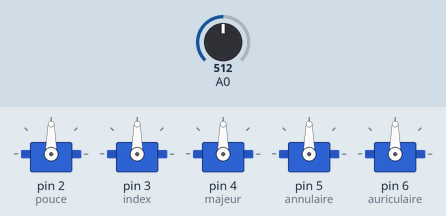
Simulated run of this sketch. Board: Arduino Uno, built with avr-gcc and run on an emulated ATmega328P. Shown: 5 × servo. The inputs (shaded band) are chosen by the test bench; at power-on: A0 = 512.

Above: at 1.2 s.
1.3 s: A0 set to 716
At 2.4 s:
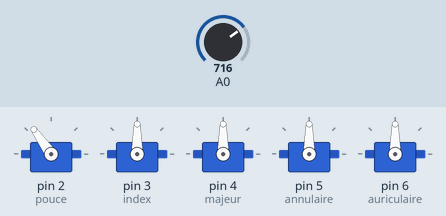
2.8 s: A0 set to 900
At 3.6 s:
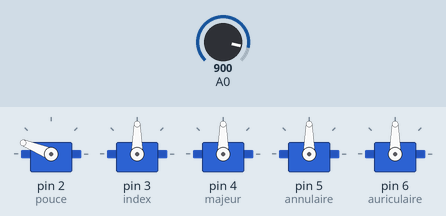
4.3 s: A0 set to 1023
At 4.8 s:
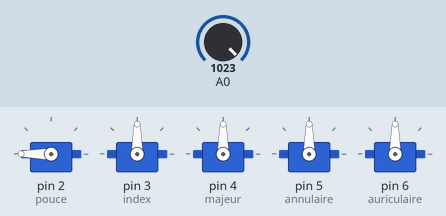
5.8 s: A0 set to 306
At 7.0 s:
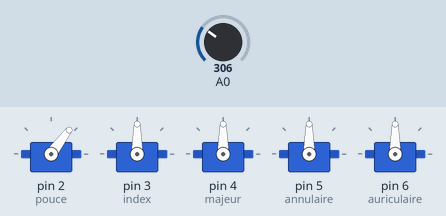
7.3 s: A0 set to 122
At 7.9 s:
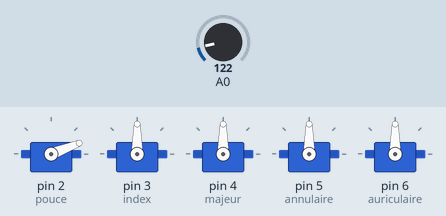
Timing chart, 0 to 9.8 s (numbered marks = the images above; inputs shaded):
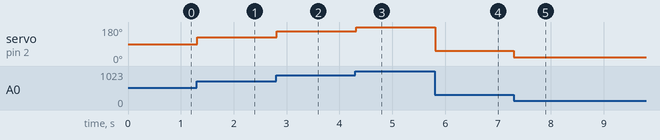

Measured:
- after the input at 1.3 s, servo on pin 2 (pouce): 90° → 125° at once
- after the input at 2.8 s, servo on pin 2 (pouce): 125° → 158° at once
- after the input at 4.3 s, servo on pin 2 (pouce): 158° → 180° at once
- after the input at 5.8 s, servo on pin 2 (pouce): 180° → 53° at once
- after the input at 7.3 s, servo on pin 2 (pouce): 53° → 21° at once

The sketch:

servo_handuino_ind_pendant.ino
```cpp
#include <Servo.h>

Servo pouce;
Servo index;
Servo majeur;
Servo annulaire;
Servo auriculaire; // create servo object to control a servo

int val1;
int val2;
int val3;
int val4;
int val5;

void setup() {
  pouce.attach(2);
  index.attach(3);
  majeur.attach(4);
  annulaire.attach(5);
  auriculaire.attach(6);
}

void loop() {
  val1 = analogRead(0);
  val1 = map(val1, 0, 1023, 0, 180);
  val2 = analogRead(0);
  val2 = map(val2, 0, 1023, 0, 180);
  val3 = analogRead(0);
  val3 = map(val3, 0, 1023, 0, 180);
  val4 = analogRead(0);
  val4= map(val4, 0, 1023, 0, 180);
  val5 = analogRead(0);
  val5 = map(val5, 0, 1023, 0, 180);
  pouce.write(val1);
  pouce.write(val2);
  pouce.write(val3);
  pouce.write(val4);
  pouce.write(val5);
  delay(15);
}
```
